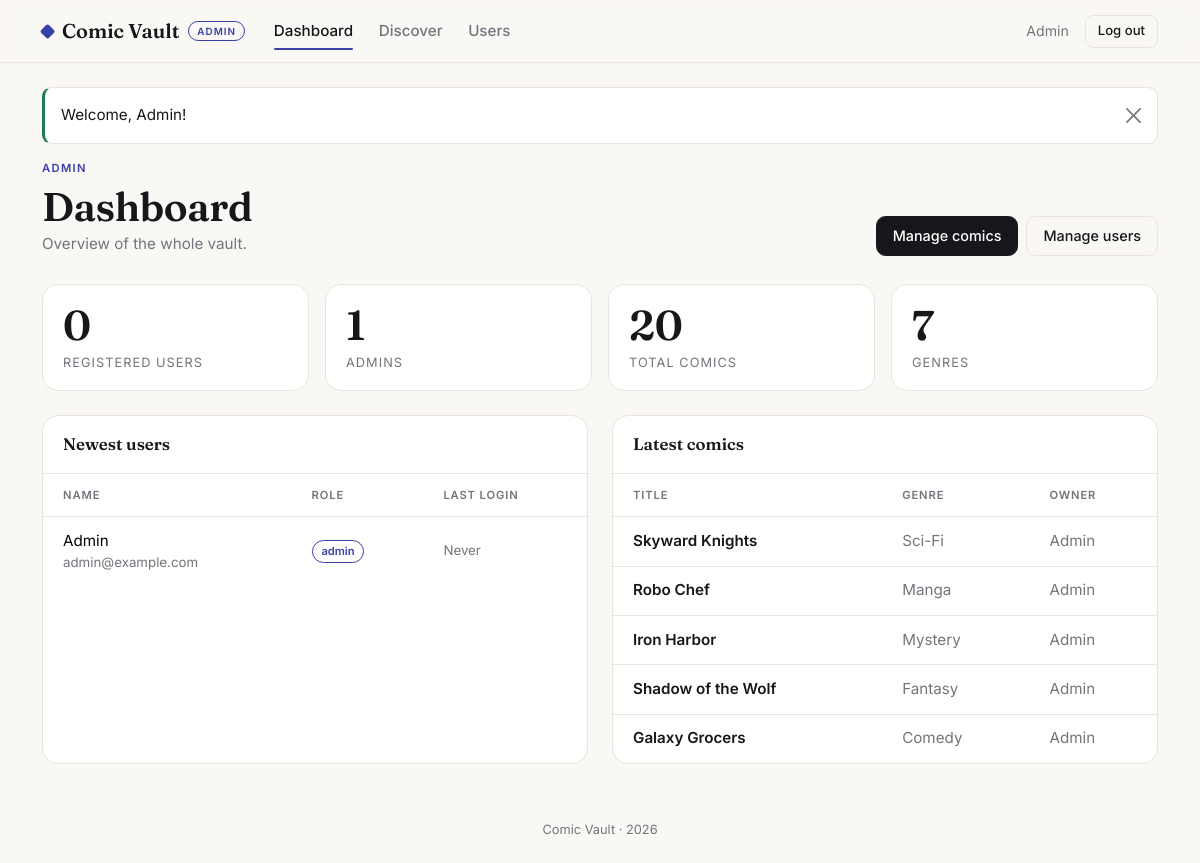
Page /admin/dashboard.php (signed in) on the committed database.
### tables this page shows
CREATE TABLE IF NOT EXISTS users (
  id            INT UNSIGNED AUTO_INCREMENT PRIMARY KEY,
  name          VARCHAR(100) NOT NULL,
  email         VARCHAR(150) NOT NULL UNIQUE,
  password_hash VARCHAR(255) NOT NULL,
  role          ENUM('admin','user') NOT NULL DEFAULT 'user',
  last_login    TIMESTAMP NULL DEFAULT NULL,
  created_at    TIMESTAMP NOT NULL DEFAULT CURRENT_TIMESTAMP
);

CREATE TABLE IF NOT EXISTS comics (
  id           INT UNSIGNED AUTO_INCREMENT PRIMARY KEY,
  user_id      INT UNSIGNED NOT NULL,
  source_id    INT UNSIGNED NULL,
  title        VARCHAR(150) NOT NULL,
  author       VARCHAR(100) NOT NULL,
  publisher    VARCHAR(100) NULL,
  genre        VARCHAR(50)  NOT NULL DEFAULT 'Other',
  issue_number INT UNSIGNED NULL,
  year         YEAR NULL,
  price        DECIMAL(8,2) NULL,
  status       ENUM('owned','wishlist','reading') NOT NULL DEFAULT 'owned',
  cover        VARCHAR(255) NULL,
  description  TEXT NULL,
  created_at   TIMESTAMP NOT NULL DEFAULT CURRENT_TIMESTAMP,
  CONSTRAINT fk_comics_user FOREIGN KEY (user_id) REFERENCES users(id) ON DELETE CASCADE,
  CONSTRAINT fk_comics_source FOREIGN KEY (source_id) REFERENCES comics(id) ON DELETE SET NULL
);

### admin/dashboard.php (the view, shortened to what this page needs)
<?php
include '../connection.php';
$userCount = getCount($conn, "SELECT COUNT(*) FROM users WHERE role = 'user'");
$adminCount = getCount($conn, "SELECT COUNT(*) FROM users WHERE role = 'admin'");
$comicCount = getCount($conn, "SELECT COUNT(*) FROM comics");
$genreCount = getCount($conn, "SELECT COUNT(DISTINCT genre) FROM comics");
$stats = array(
    "Registered users" => $userCount,
    "Admins" => $adminCount,
    "Total comics" => $comicCount,
    "Genres" => $genreCount
);
$recentUsers = array();
$result = mysqli_query($conn, "SELECT name, email, role, last_login FROM users ORDER BY created_at DESC, id DESC LIMIT 5");
while($row = mysqli_fetch_assoc($result)) {
    $recentUsers[] = $row;
}
$recentComics = array();
$result = mysqli_query($conn, "SELECT comics.id, comics.title, comics.genre, users.name AS owner FROM comics JOIN users ON users.id = comics.user_id ORDER BY comics.id DESC LIMIT 5");
while($row = mysqli_fetch_assoc($result)) {
    $recentComics[] = $row;
}
include '../includes/header.php';
?>
<div class="page-head">
  <div>
    <div class="eyebrow">Admin</div>
    <h1>Dashboard</h1>
    <p>Overview of the whole vault.</p>
  </div>
  <div class="d-flex gap-2">
    <a href="<?php echo $base; ?>/index.php" class="btn btn-ink">Manage comics</a>
    <a href="<?php echo $base; ?>/admin/users.php" class="btn btn-line">Manage users</a>
  </div>
</div>
<div class="row g-3 mb-4">
  <?php foreach($stats as $label => $number) { ?>
    <div class="col-6 col-md-3">
      <div class="panel stat">
        <div class="stat-number"><?php echo $number; ?></div>
        <div class="stat-label"><?php echo $label; ?></div>
      </div>
    </div>
  <?php } ?>
</div>
<div class="row g-4">
  <div class="col-lg-6">
    <div class="panel h-100"><div class="panel-title">Newest users</div>
      <div class="table-responsive"><table class="table align-middle">
        <thead><tr><th>Name</th><th>Role</th><th>Last login</th></tr></thead>
        <tbody>
        <?php foreach($recentUsers as $u) { ?>
          <tr>
            <td><?php echo h($u['name']); ?><div class="small text-muted"><?php echo h($u['email']); ?></div></td>
            <td><span class="chip <?php if($u['role'] == 'admin') { echo 'chip-admin'; } ?>"><?php echo $u['role']; ?></span></td>
            <td class="small text-muted"><?php echo $u['last_login'] ? date('M j, g:i A', strtotime($u['last_login'])) : "Never"; ?></td>
          </tr>
        <?php } ?>
        </tbody>
      </table></div>
    </div>
  </div>
  <div class="col-lg-6">
    <div class="panel h-100"><div class="panel-title">Latest comics</div>
      <div class="table-responsive"><table class="table align-middle">
        <thead><tr><th>Title</th><th>Genre</th><th>Owner</th></tr></thead>
        <tbody>
        <?php foreach($recentComics as $c) { ?>
          <tr>
            <td><a href="<?php echo $base; ?>/comic.php?id=<?php echo $c['id']; ?>" class="text-decoration-none fw-semibold" style="color:var(--ink)"><?php echo h($c['title']); ?></a></td>
            <td class="text-muted"><?php echo h($c['genre']); ?></td>
            <td class="text-muted"><?php echo h($c['owner']); ?></td>
          </tr>
        <?php } ?>
        </tbody>
      </table></div>
    </div>
  </div>
</div>
<?php include '../includes/footer.php'; ?>

### assets/style.css (style rules this page uses)
:root { --bg: #faf8f4; --paper: #ffffff; --ink: #17171b; --muted: #74747c; --line: #e9e5dc; --accent: #e4572e; --accent-soft: color-mix(in srgb, var(--accent) 14%, transparent); --radius: .75rem; --serif: "Fraunces", Georgia, "Times New Roman", serif; --sans: "Inter", system-ui, -apple-system, "Segoe UI", Roboto, sans-serif; }
body.role-admin { --accent: #3b3fa8; }
body { background: var(--bg); color: var(--ink); font-family: var(--sans); font-size: .95rem; -webkit-font-smoothing: antialiased; min-height: 100vh; display: flex; flex-direction: column; }
a { color: var(--accent); }
.text-muted { color: var(--muted) !important; }
h1, .h1, h2, .h2, h3, .h3, .h4 { font-family: var(--serif); font-weight: 600; letter-spacing: -.01em; }
.btn { border-radius: .6rem; font-weight: 500; font-size: .9rem; padding: .5rem 1rem; transition: all .15s; }
.btn-ink { background: var(--ink); border: 1px solid var(--ink); color: #fff; }
.btn-line { background: transparent; border: 1px solid var(--line); color: var(--ink); }
.page-head { display: flex; flex-wrap: wrap; justify-content: space-between; align-items: flex-end; gap: 1rem; margin: 1rem 0 1.75rem; }
.page-head h1 { font-size: clamp(1.8rem, 4vw, 2.5rem); margin: 0 0 .25rem; line-height: 1.1; }
.page-head p { color: var(--muted); margin: 0; max-width: 46rem; }
.eyebrow { text-transform: uppercase; letter-spacing: .12em; font-size: .7rem; font-weight: 600; color: var(--accent); margin-bottom: .5rem; }
.panel { background: var(--paper); border: 1px solid var(--line); border-radius: 1rem; }
.panel-title { padding: 1rem 1.25rem; border-bottom: 1px solid var(--line); font-family: var(--serif); font-weight: 600; font-size: 1.05rem; }
.stat { padding: 1.25rem 1.25rem 1.1rem; }
.stat-number { font-family: var(--serif); font-size: 2.6rem; font-weight: 600; line-height: 1; color: var(--ink); }
.stat-label { color: var(--muted); font-size: .8rem; margin-top: .4rem; text-transform: uppercase; letter-spacing: .08em; }
.table { --bs-table-bg: transparent; --bs-table-hover-bg: var(--bg); margin-bottom: 0; }
.table > :not(caption) > * > * { border-bottom-color: var(--line); padding: .8rem 1.25rem; }
.table thead th { font-size: .7rem; font-weight: 600; text-transform: uppercase; letter-spacing: .08em; color: var(--muted); background: transparent; border-bottom: 1px solid var(--line); }
.table tbody tr:last-child td { border-bottom: 0; }
.chip { display: inline-block; font-size: .7rem; font-weight: 600; padding: .15rem .55rem; border-radius: 999px; border: 1px solid var(--line); color: var(--muted); }
.chip-admin { border-color: var(--accent); color: var(--accent); }

### rows in the picture
users: name "Admin", email "admin@example.com", role "admin", shows "Never"
comics: title "Skyward Knights", genre "Sci-Fi", user.name "Admin"
comics: title "Robo Chef", genre "Manga", user.name "Admin"
comics: title "Iron Harbor", genre "Mystery", user.name "Admin"
comics: title "Shadow of the Wolf", genre "Fantasy", user.name "Admin"
comics: title "Galaxy Grocers", genre "Comedy", user.name "Admin"

### other values in the picture
$_SESSION['name'] "Admin"
$_SESSION['msg'] "Welcome, Admin!"
$number "0"
$label "REGISTERED USERS"
$number "1"
$label "ADMINS"
$number "20"
$label "TOTAL COMICS"
$number "7"
$label "GENRES"
